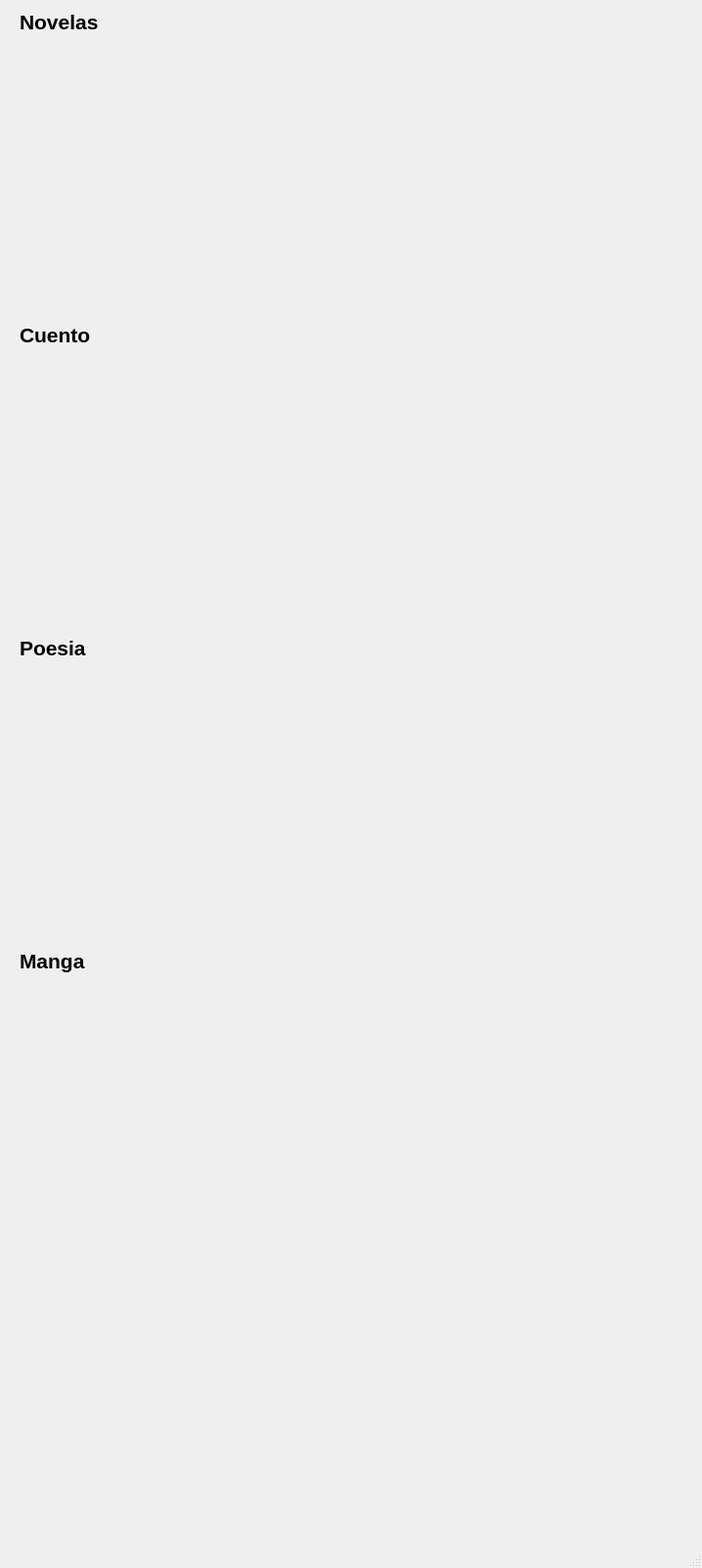
<?xml version="1.0" encoding="UTF-8"?>
<ui version="4.0">
 <class>MainWindow</class>
 <widget class="QMainWindow" name="MainWindow">
  <property name="geometry">
   <rect>
    <x>0</x>
    <y>0</y>
    <width>718</width>
    <height>1603</height>
   </rect>
  </property>
  <property name="windowTitle">
   <string>MainWindow</string>
  </property>
  <widget class="QWidget" name="centralwidget">
   <widget class="QLabel" name="label">
    <property name="geometry">
     <rect>
      <x>20</x>
      <y>10</y>
      <width>83</width>
      <height>25</height>
     </rect>
    </property>
    <property name="font">
     <font>
      <pointsize>16</pointsize>
      <weight>75</weight>
      <bold>true</bold>
     </font>
    </property>
    <property name="text">
     <string>Novelas</string>
    </property>
   </widget>
   <widget class="QLabel" name="label_2">
    <property name="geometry">
     <rect>
      <x>20</x>
      <y>40</y>
      <width>151</width>
      <height>221</height>
     </rect>
    </property>
    <property name="text">
     <string/>
    </property>
    <property name="pixmap">
     <pixmap resource="images/1.qrc">:/1/cien.jpg</pixmap>
    </property>
    <property name="scaledContents">
     <bool>true</bool>
    </property>
   </widget>
   <widget class="QLabel" name="label_3">
    <property name="geometry">
     <rect>
      <x>190</x>
      <y>40</y>
      <width>151</width>
      <height>221</height>
     </rect>
    </property>
    <property name="text">
     <string/>
    </property>
    <property name="pixmap">
     <pixmap resource="images/1.qrc">:/1/perros.jpg</pixmap>
    </property>
    <property name="scaledContents">
     <bool>true</bool>
    </property>
   </widget>
   <widget class="QLabel" name="label_4">
    <property name="geometry">
     <rect>
      <x>530</x>
      <y>40</y>
      <width>151</width>
      <height>221</height>
     </rect>
    </property>
    <property name="text">
     <string/>
    </property>
    <property name="pixmap">
     <pixmap resource="images/1.qrc">:/1/tunel.jpg</pixmap>
    </property>
    <property name="scaledContents">
     <bool>true</bool>
    </property>
   </widget>
   <widget class="QLabel" name="label_5">
    <property name="geometry">
     <rect>
      <x>360</x>
      <y>40</y>
      <width>151</width>
      <height>221</height>
     </rect>
    </property>
    <property name="text">
     <string/>
    </property>
    <property name="pixmap">
     <pixmap resource="images/1.qrc">:/1/rayuela.jpg</pixmap>
    </property>
    <property name="scaledContents">
     <bool>true</bool>
    </property>
   </widget>
   <widget class="QLabel" name="label_6">
    <property name="geometry">
     <rect>
      <x>20</x>
      <y>330</y>
      <width>83</width>
      <height>25</height>
     </rect>
    </property>
    <property name="font">
     <font>
      <pointsize>16</pointsize>
      <weight>75</weight>
      <bold>true</bold>
     </font>
    </property>
    <property name="text">
     <string>Cuento</string>
    </property>
   </widget>
   <widget class="QLabel" name="label_7">
    <property name="geometry">
     <rect>
      <x>360</x>
      <y>360</y>
      <width>151</width>
      <height>221</height>
     </rect>
    </property>
    <property name="text">
     <string/>
    </property>
    <property name="pixmap">
     <pixmap resource="images/1.qrc">:/1/principito.jpg</pixmap>
    </property>
    <property name="scaledContents">
     <bool>true</bool>
    </property>
   </widget>
   <widget class="QLabel" name="label_8">
    <property name="geometry">
     <rect>
      <x>190</x>
      <y>360</y>
      <width>151</width>
      <height>221</height>
     </rect>
    </property>
    <property name="text">
     <string/>
    </property>
    <property name="pixmap">
     <pixmap resource="images/1.qrc">:/1/selva.jpg</pixmap>
    </property>
    <property name="scaledContents">
     <bool>true</bool>
    </property>
   </widget>
   <widget class="QLabel" name="label_10">
    <property name="geometry">
     <rect>
      <x>20</x>
      <y>360</y>
      <width>151</width>
      <height>221</height>
     </rect>
    </property>
    <property name="text">
     <string/>
    </property>
    <property name="pixmap">
     <pixmap resource="images/1.qrc">:/1/aleph.jpg</pixmap>
    </property>
    <property name="scaledContents">
     <bool>true</bool>
    </property>
   </widget>
   <widget class="QLabel" name="label_11">
    <property name="geometry">
     <rect>
      <x>20</x>
      <y>650</y>
      <width>83</width>
      <height>25</height>
     </rect>
    </property>
    <property name="font">
     <font>
      <pointsize>16</pointsize>
      <weight>75</weight>
      <bold>true</bold>
     </font>
    </property>
    <property name="text">
     <string>Poesia</string>
    </property>
   </widget>
   <widget class="QLabel" name="label_12">
    <property name="geometry">
     <rect>
      <x>20</x>
      <y>680</y>
      <width>151</width>
      <height>221</height>
     </rect>
    </property>
    <property name="text">
     <string/>
    </property>
    <property name="pixmap">
     <pixmap resource="images/1.qrc">:/1/fierro.jpg</pixmap>
    </property>
    <property name="scaledContents">
     <bool>true</bool>
    </property>
   </widget>
   <widget class="QLabel" name="label_9">
    <property name="geometry">
     <rect>
      <x>190</x>
      <y>680</y>
      <width>151</width>
      <height>221</height>
     </rect>
    </property>
    <property name="text">
     <string/>
    </property>
    <property name="pixmap">
     <pixmap resource="images/1.qrc">:/1/veinte.jpg</pixmap>
    </property>
    <property name="scaledContents">
     <bool>true</bool>
    </property>
   </widget>
   <widget class="QLabel" name="label_13">
    <property name="geometry">
     <rect>
      <x>20</x>
      <y>1000</y>
      <width>151</width>
      <height>221</height>
     </rect>
    </property>
    <property name="text">
     <string/>
    </property>
    <property name="pixmap">
     <pixmap resource="images/1.qrc">:/1/0e20d9a65a7d3933fd23e1c7a9c0c850.jpg</pixmap>
    </property>
    <property name="scaledContents">
     <bool>true</bool>
    </property>
   </widget>
   <widget class="QLabel" name="label_14">
    <property name="geometry">
     <rect>
      <x>20</x>
      <y>970</y>
      <width>83</width>
      <height>25</height>
     </rect>
    </property>
    <property name="font">
     <font>
      <pointsize>16</pointsize>
      <weight>75</weight>
      <bold>true</bold>
     </font>
    </property>
    <property name="text">
     <string>Manga</string>
    </property>
   </widget>
   <widget class="QLabel" name="label_15">
    <property name="geometry">
     <rect>
      <x>190</x>
      <y>1000</y>
      <width>151</width>
      <height>221</height>
     </rect>
    </property>
    <property name="text">
     <string/>
    </property>
    <property name="pixmap">
     <pixmap resource="images/1.qrc">:/1/naruto.jpg</pixmap>
    </property>
    <property name="scaledContents">
     <bool>true</bool>
    </property>
   </widget>
   <widget class="QLabel" name="label_16">
    <property name="geometry">
     <rect>
      <x>360</x>
      <y>1000</y>
      <width>151</width>
      <height>221</height>
     </rect>
    </property>
    <property name="text">
     <string/>
    </property>
    <property name="pixmap">
     <pixmap resource="images/1.qrc">:/1/Volumen_1.jpg</pixmap>
    </property>
    <property name="scaledContents">
     <bool>true</bool>
    </property>
   </widget>
   <widget class="QLabel" name="label_17">
    <property name="geometry">
     <rect>
      <x>530</x>
      <y>1000</y>
      <width>151</width>
      <height>221</height>
     </rect>
    </property>
    <property name="text">
     <string/>
    </property>
    <property name="pixmap">
     <pixmap resource="images/1.qrc">:/1/7593ac66d58c5992b38cf66ad0af1757.jpg</pixmap>
    </property>
    <property name="scaledContents">
     <bool>true</bool>
    </property>
   </widget>
   <widget class="QLabel" name="label_18">
    <property name="geometry">
     <rect>
      <x>20</x>
      <y>1300</y>
      <width>151</width>
      <height>221</height>
     </rect>
    </property>
    <property name="text">
     <string/>
    </property>
    <property name="pixmap">
     <pixmap resource="images/1.qrc">:/1/77b17c0f8d67b778775f1d5fa76fcfde.jpg</pixmap>
    </property>
    <property name="scaledContents">
     <bool>true</bool>
    </property>
   </widget>
   <widget class="QLabel" name="label_19">
    <property name="geometry">
     <rect>
      <x>190</x>
      <y>1300</y>
      <width>151</width>
      <height>221</height>
     </rect>
    </property>
    <property name="text">
     <string/>
    </property>
    <property name="pixmap">
     <pixmap resource="images/1.qrc">:/1/My-Hero-Academia-manga-volumen-37.jpg</pixmap>
    </property>
    <property name="scaledContents">
     <bool>true</bool>
    </property>
   </widget>
   <widget class="QLabel" name="label_20">
    <property name="geometry">
     <rect>
      <x>360</x>
      <y>1300</y>
      <width>151</width>
      <height>221</height>
     </rect>
    </property>
    <property name="text">
     <string/>
    </property>
    <property name="pixmap">
     <pixmap resource="images/1.qrc">:/1/JP_Volume_19.jpg</pixmap>
    </property>
    <property name="scaledContents">
     <bool>true</bool>
    </property>
   </widget>
  </widget>
  <widget class="QMenuBar" name="menubar">
   <property name="geometry">
    <rect>
     <x>0</x>
     <y>0</y>
     <width>718</width>
     <height>21</height>
    </rect>
   </property>
  </widget>
  <widget class="QStatusBar" name="statusbar"/>
 </widget>
 <resources>
  <include location="images/1.qrc"/>
 </resources>
 <connections/>
</ui>
